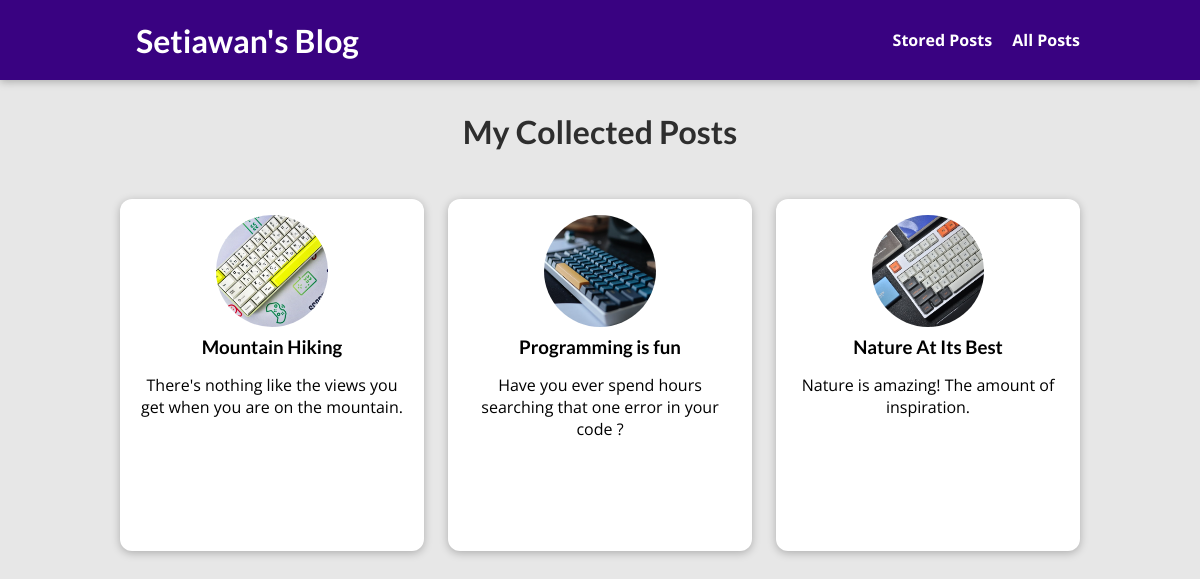
The page /posts on the database its author committed.
### blog/models.py (models this page shows, shortened)
class Post(models.Model):
    title = models.CharField(max_length=150)
    excerpt = models.CharField(max_length=200)
    image = models.ImageField(upload_to="posts", null=True)
    date = models.DateField(auto_now=True)
    slug = models.SlugField(unique=True)
    content = models.TextField(validators=[MinLengthValidator(10)])
    author = models.ForeignKey(Author, on_delete=models.SET_NULL, null=True, related_name="author2post")
    tag = models.ManyToManyField(Tag, related_name="tag2post")

### blog/views.py (the view)
# urls.py: path('posts', views.AllPostsView.as_view(), name="posts-page"),
class AllPostsView(ListView):
    template_name = "blog/all-posts.html"
    model = Post
    ordering = ["-date"]
    context_object_name = "all_posts"

### blog/templates/blog/all-posts.html (shortened to what this page needs)
{% extends "base.html" %}
{% load static %}
{% block css_files %}
    <link rel="stylesheet" href="{% static "blog/post.css" %}"/>
    <link rel="stylesheet" href="{% static "blog/all-posts.css" %}"/>
{% endblock %}
{% block content %}
    <section id="all-posts">
        <h2>My Collected Posts</h2>
        <ul>
            {% for post in all_posts %}
                {% include "blog/includes/post.html" %}
            {% endfor %}
        </ul>
    </section>
{% endblock %}

### templates/base.html (shortened to what this page needs)
{% load static %}
<!DOCTYPE html>
<html lang="en">
<head>
    <link rel="stylesheet" href="{% static "app.css" %}">
    {% block css_files %}{% endblock %}
</head>
<body>
<header id="main-navigation">
    <h1><a href="{% url "starting-page" %}">Setiawan's Blog</a></h1>
    <nav>
        <a href="{% url "read-later" %}">Stored Posts</a>
        <a href="{% url "posts-page" %}">All Posts</a>
    </nav>
</header>
{% block content %}
{% endblock %}
</body>
</html>

### blog/templates/blog/includes/post.html
{% load static %}
<li>
    <article class="post">
        <a href="{% url "post-detail-page" post.slug %}">
            <img src="{{ post.image.url }}" alt="{{ post.title }}"
            />
            <div class="post__content">
                <h3>{{ post.title }}</h3>
                <p>
                    {{ post.excerpt }}
                </p>
            </div>
        </a>
    </article>
</li>

### static/app.css (style rules this page uses)
* { box-sizing: border-box; }
html { font-family: 'Open Sans', 'Lato', sans-serif; }
body { margin: 0; }
h1, h2, h3 { font-family: 'Lato', sans-serif; font-weight: bold; }
#main-navigation { width: 100%; height: 5rem; display: flex; justify-content: space-between; align-items: center; padding: 0 10%; position: absolute; top: 0; left: 0; }
#main-navigation a { text-decoration: none; color: white; font-weight: bold; margin-left: 1rem; }

### blog/static/blog/post.css (style rules this page uses)
.post { display: flex; flex-direction: column; align-items: center; text-align: center; }
.post a { text-decoration: none; color: black; transition: all 0.2s ease; padding: 1rem; }
.post img { width: 5rem; height: 5rem; object-fit: cover; border-radius: 50%; }
.post h3 { margin: 0.25rem 0; }

### blog/static/blog/all-posts.css (style rules this page uses)
body { background-color: #e7e7e7; }
#main-navigation { background-color: #390281; box-shadow: 0 2px 8px rgba(0, 0, 0, 0.25); }
#all-posts { margin: 7rem auto; width: 90%; max-width: 60rem; }
#all-posts h2 { text-align: center; font-size: 2rem; color: #2e2e2e; margin: 3rem 0; }
ul { list-style: none; margin: 0; padding: 0; display: grid; grid-template-columns: repeat(auto-fill, minmax(17rem, 1fr)); gap: 1.5rem; }
.post img { width: 7rem; height: 7rem; }
.post a { height: 22rem; transform-origin: center; box-shadow: 0 2px 8px rgba(0, 0, 0, 0.25); border-radius: 12px; background-color: white; }

### rows shown on the page
Post: image (picture), title "Mountain Hiking", excerpt "There's nothing like the views you get when you are on the mountain."
Post: image (picture), title "Programming is fun", excerpt "Have you ever spend hours searching that one error in your code ?"
Post: image (picture), title "Nature At Its Best", excerpt "Nature is amazing! The amount of inspiration."
